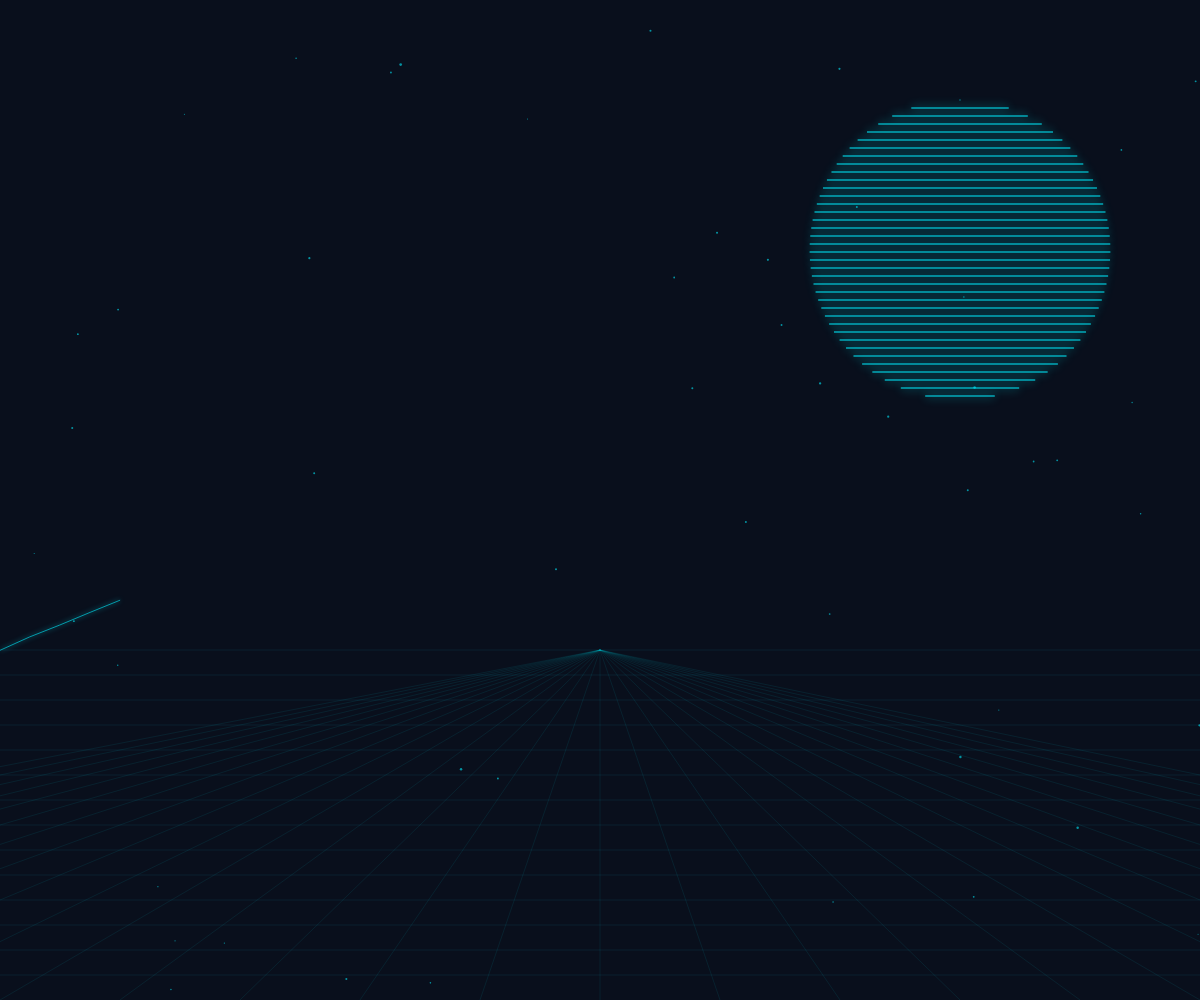
Frame 1 (no input)
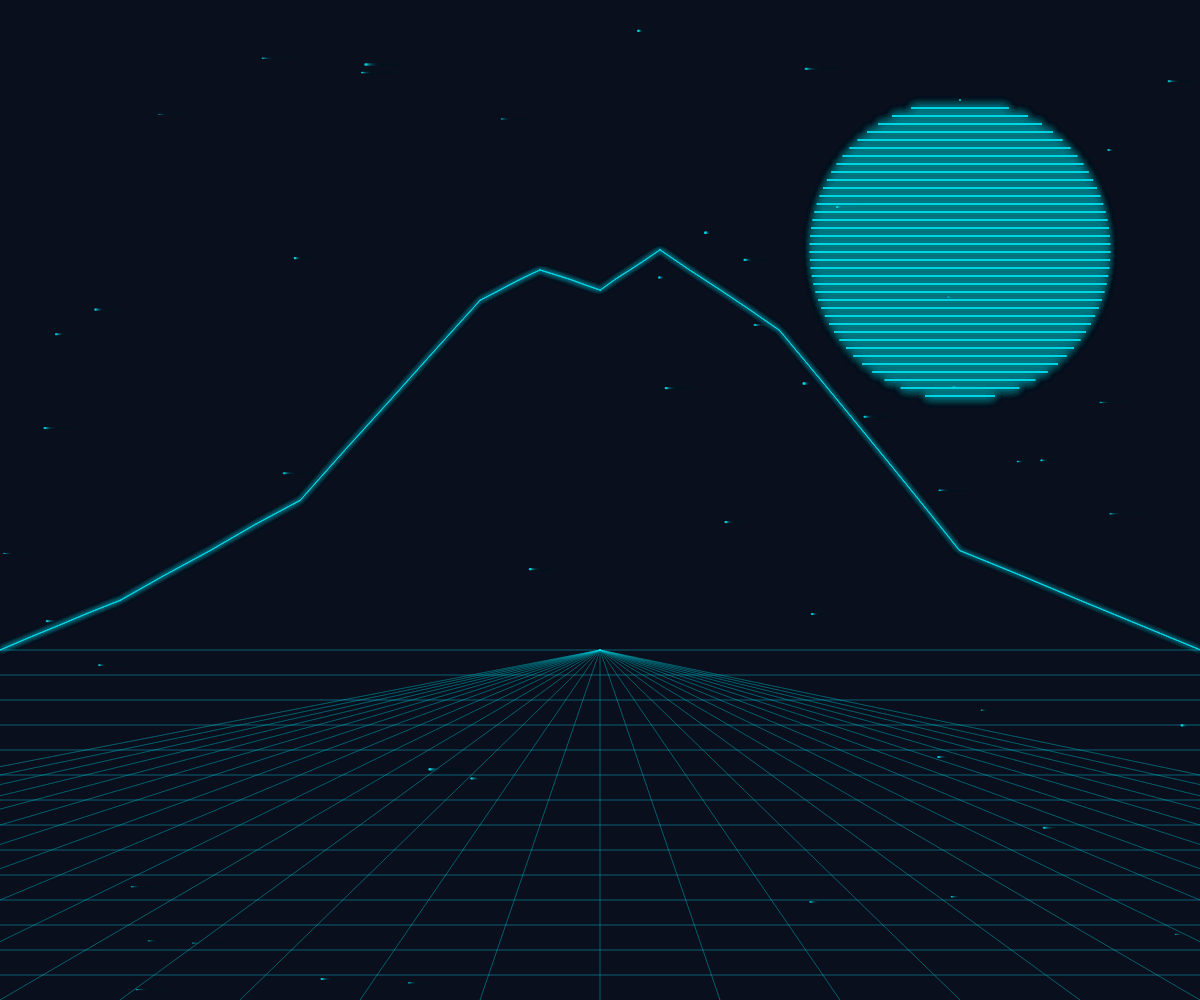
Frame 60 (no input)
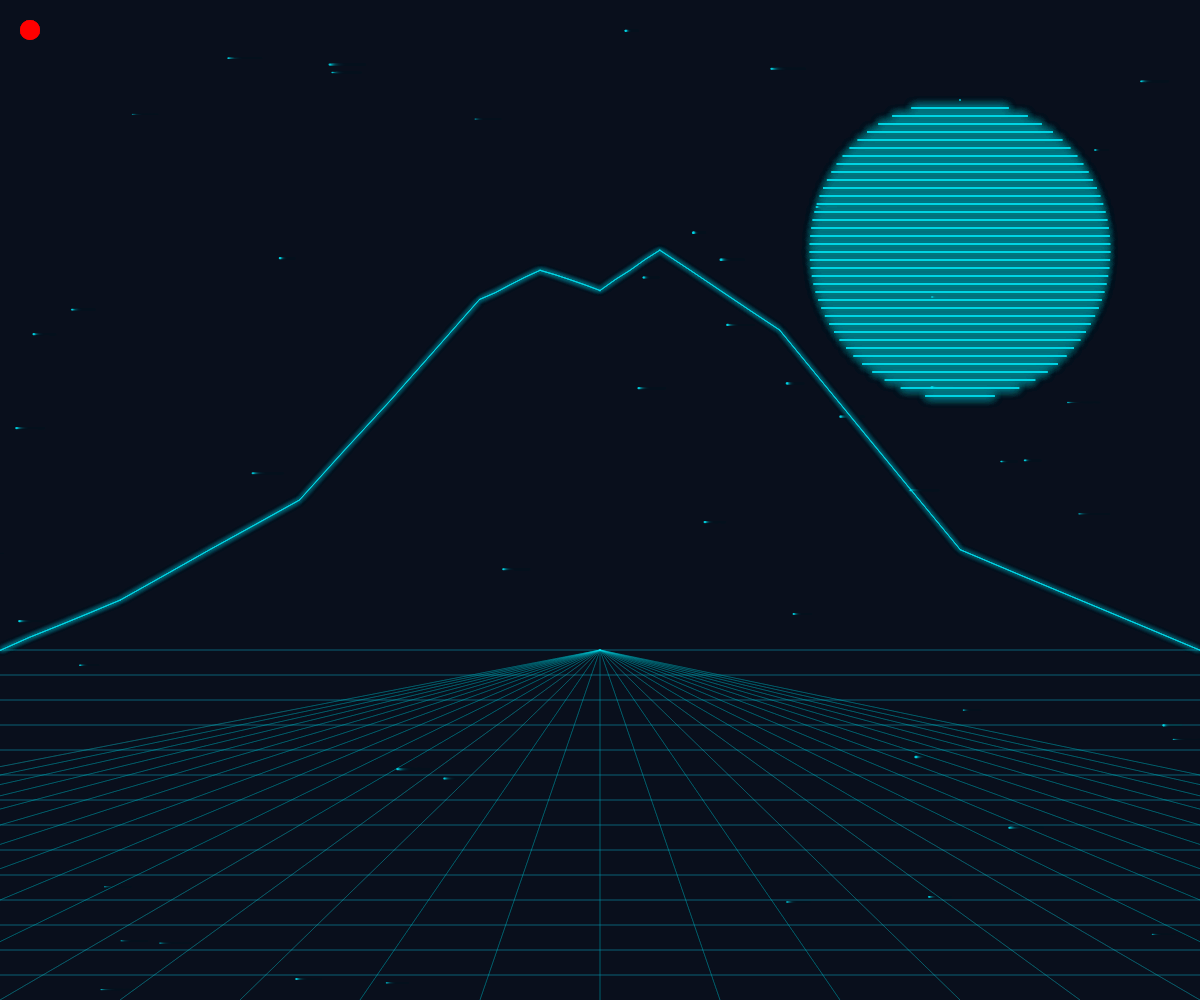
Frame 120 (the mouse pressed at the canvas centre since frame 60)

The p5.js sketch that drew these frames (run headless with seeded random() and noise() and a simulated clock; from frame 60 on, the mouse is pressed at the canvas centre):

// p5.js sketch
// ── sketch.js
let progress = 0;
let mountainPoints = [];
let eaglePoints = [];
let eaglePos;
let mountainFinished = false;
let finishTime = 0;
let eagleFlying = false;
let eagleCount = 0;

// 背景のデジタル星用
let stars = []; 

let recorder;
let chunks = [];
let isRecording = false;

function setup() {
  createCanvas(windowWidth, windowHeight); 
  frameRate(40)
  // 星の初期位置を50個だけ生成（これなら超軽量です）
  for (let i = 0; i < 50; i++) {
    stars.push({
      x: random(width),
      y: random(height),
      size: random(1, 2.5),
      speed: random(0.2, 0.6)
    });
  }
  
  initSketch();
}

function initSketch() {
  background(10, 15, 28); 
  progress = 0;
  mountainFinished = false;
  eagleFlying = false;
  eagleCount = 0;
  mountainPoints = [];

  let baseY = height * 0.65; 
  
  mountainPoints.push(createVector(0, baseY));
  mountainPoints.push(createVector(width * 0.1, baseY - height * 0.05));
  mountainPoints.push(createVector(width * 0.25, baseY - height * 0.15));
  let peaksData = [{x: 0.4, h: 0.35}, {x: 0.45, h: 0.38}, {x: 0.5, h: 0.36}, {x: 0.55, h: 0.4}, {x: 0.65, h: 0.32}];
  for (let p of peaksData) mountainPoints.push(createVector(width * p.x, baseY - height * p.h));
  mountainPoints.push(createVector(width * 0.8, baseY - height * 0.1));
  mountainPoints.push(createVector(width, baseY));

  eaglePoints = [
    createVector(0, -12), createVector(18, -6), createVector(45, 6),
    createVector(12, 6), createVector(6, 18), createVector(-6, 18),
    createVector(-12, 6), createVector(-45, 6), createVector(-18, -6)
  ];
  resetEagle();
}

function mousePressed() {
  if (!isRecording) startRecording();
}

function startRecording() {
  isRecording = true;
  chunks = [];
  initSketch(); 
  const stream = canvas.captureStream(30); 
  recorder = new MediaRecorder(stream, { mimeType: 'video/webm' });
  recorder.ondataavailable = e => chunks.push(e.data);
  recorder.onstop = saveVideoFile; 
  recorder.start();
}

function saveVideoFile() {
  const blob = new Blob(chunks, { type: 'video/webm' });
  const url = URL.createObjectURL(blob);
  const downloadLink = document.createElement('a');
  downloadLink.href = url;
  downloadLink.download = 'chokai_starfield_cyan.webm';
  downloadLink.click();
  isRecording = false;
}

function draw() {
  // 残像を残すため、少し透明度のある紺色で塗る
  background(10, 15, 28, 40); 
  let cyberCyan = color(0, 238, 255);

  // 1. 背景の星を動かす（ここを追加！）
  drawStars(cyberCyan);

  // 2. 太陽とグリッド
  drawCyberSun(width * 0.8, height * 0.25, height * 0.15, cyberCyan);
  drawWavyGrid(height * 0.65, cyberCyan, eagleFlying ? eaglePos.x : -1000);

  // 3. 山の描画
  push();
  stroke(cyberCyan);
  strokeWeight(0.6);
  drawingContext.shadowBlur = 5;
  drawingContext.shadowColor = cyberCyan;
  noFill();
  
  if (!mountainFinished) progress += (width * 0.015);

  for (let i = 0; i < mountainPoints.length - 1; i++) {
    let p1 = mountainPoints[i];
    let p2 = mountainPoints[i+1];
    if (mountainFinished || p1.x < progress) drawSketchLine(p1.x, p1.y, p2.x, p2.y);
  }
  pop();

  if (!mountainFinished && progress > width * 1.5) {
    mountainFinished = true;
    finishTime = millis();
  }

  if (mountainFinished) {
    showTitle(cyberCyan);
    if (!eagleFlying && millis() - finishTime > 500) eagleFlying = true;
  }

  if (eagleFlying) updateAndDrawEagle(cyberCyan);
  
  if (isRecording) {
    fill(255, 0, 0);
    noStroke();
    circle(30, 30, 20);
  }
}

// 星を描画して左に流す軽量関数
function drawStars(col) {
  push();
  // 山のラインを邪魔しないよう、ほんのり薄い水色で
  fill(red(col), green(col), blue(col), 150);
  noStroke();
  for (let s of stars) {
    s.x -= s.speed; // 左へ流す
    // 左端に消えたら右端からリスタート
    if (s.x < 0) {
      s.x = width;
      s.y = random(height);
    }
    // チカチカさせるためにノイズで少しサイズを揺らす
    let n = noise(s.x * 0.01, frameCount * 0.05) * 0.5 + 0.8;
    circle(s.x, s.y, s.size * n);
  }
  pop();
}

function resetEagle() {
  eaglePos = createVector(width + 100, random(height * 0.1, height * 0.35));
}

function updateAndDrawEagle(col) {
  eaglePos.x -= (width * 0.008);
  eaglePos.y += sin(frameCount * 0.08) * 1.5;

  if (eaglePos.x < -100) {
    eagleCount++;
    if (eagleCount >= 3) {
      if (isRecording) recorder.stop();
      initSketch();
    } else {
      resetEagle();
    }
  }

  push();
  translate(eaglePos.x, eaglePos.y);
  stroke(col);
  strokeWeight(0.9);
  noFill();
  drawingContext.shadowBlur = 8;
  drawingContext.shadowColor = col;
  beginShape();
  for (let i = 0; i < eaglePoints.length; i++) {
    let p1 = eaglePoints[i];
    let p2 = eaglePoints[(i + 1) % eaglePoints.length]; 
    drawSketchLine(p1.x, p1.y, p2.x, p2.y);
  }
  endShape(CLOSE);
  pop();
}

function drawWavyGrid(startY, col, targetX) {
  push();
  stroke(red(col), green(col), blue(col), 40);
  strokeWeight(0.5);
  noFill();
  for (let y = startY; y < height; y += 25) {
    beginShape();
    for (let x = 0; x <= width; x += 30) {
      let d = abs(x - targetX);
      let wave = (d < 250) ? map(d, 0, 250, 40, 0) * sin(frameCount * 0.2) : 0;
      vertex(x, y + wave);
    }
    endShape();
  }
  for (let x = -width; x < width * 2; x += 120) line(width / 2, startY, x, height);
  pop();
}

function drawCyberSun(x, y, r, col) {
  push();
  stroke(col);
  noFill();
  drawingContext.shadowBlur = 10;
  drawingContext.shadowColor = col;
  for (let i = -r; i < r; i += 8) {
    let w = sqrt(r * r - i * i) * 2;
    line(x - w / 2, y + i, x + w / 2, y + i);
  }
  pop();
}

function drawSketchLine(x1, y1, x2, y2) {
  beginShape();
  for (let t = 0; t <= 1; t += 0.25) {
    let x = lerp(x1, x2, t);
    let y = lerp(y1, y2, t);
    let nx = noise(x * 0.1, frameCount * 0.05) * 2 - 1;
    let ny = noise(y * 0.1, frameCount * 0.05) * 2 - 1;
    vertex(x + nx, y + ny);
  }
  endShape();
}

function showTitle(col) {
  push();
  fill(col);
  noStroke();
  textAlign(RIGHT);
  textFont('Courier New');
  textSize(14);
  text("DATA_STREAM: MT.CHOKAI // BLUESKY_STARS", width - 30, height - 50);
  text("ITERATION: " + (eagleCount + 1) + "/3", width - 30, height - 30);
  pop();
}

function windowResized() {
  resizeCanvas(windowWidth, windowHeight);
  initSketch();
}
